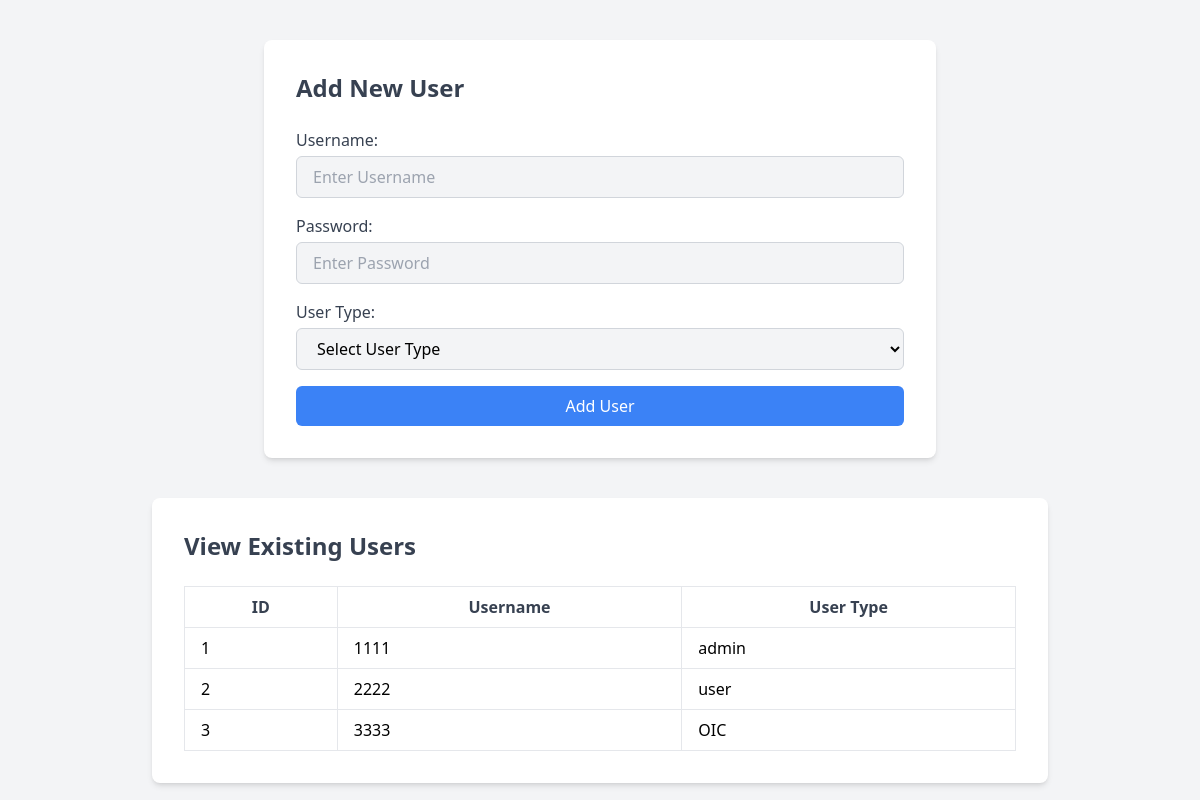
The page /admin/addUsers.php on the database its author committed.
### tables this page shows
CREATE TABLE `users` (
  `id` int(11) NOT NULL,
  `username` varchar(100) NOT NULL,
  `password` varchar(100) NOT NULL,
  `user_type` varchar(50) NOT NULL
);

### admin/addUsers.php (the view, shortened to what this page needs)
<?php
include '../dbconnect.php';
?>
<!DOCTYPE html>
<html lang="en">
<head>
    <script src="https://cdn.tailwindcss.com"></script>
</head>
<body class="bg-gray-100">
    <div class="max-w-2xl mx-auto mt-10 bg-white p-8 rounded-lg shadow-md">
        <h2 class="text-2xl font-semibold text-gray-700 mb-6">Add New User</h2>
        <form method="POST" action="" class="space-y-4">
            <div>
                <label for="username" class="block text-gray-700 font-medium">Username:</label>
                <input type="text" name="username" required class="mt-1 block w-full px-4 py-2 bg-gray-100 border border-gray-300 rounded-md focus:ring focus:ring-blue-200" placeholder="Enter Username">
            </div>
            <div>
                <label for="password" class="block text-gray-700 font-medium">Password:</label>
                <input type="password" name="password" required class="mt-1 block w-full px-4 py-2 bg-gray-100 border border-gray-300 rounded-md focus:ring focus:ring-blue-200" placeholder="Enter Password">
            </div>
            <div>
                <label for="user_type" class="block text-gray-700 font-medium">User Type:</label>
                <select name="user_type" required class="mt-1 block w-full px-4 py-2 bg-gray-100 border border-gray-300 rounded-md focus:ring focus:ring-blue-200">
                    <option value="">Select User Type</option>
                </select>
            </div>
            <div>
                <input type="submit" value="Add User" class="w-full px-4 py-2 text-white bg-blue-500 rounded-md hover:bg-blue-600 focus:outline-none focus:ring-2 focus:ring-blue-200">
            </div>
        </form>
    </div>
    <div class="max-w-4xl mx-auto mt-10 bg-white p-8 rounded-lg shadow-md">
        <h2 class="text-2xl font-semibold text-gray-700 mb-6">View Existing Users</h2>
        <table class="min-w-full bg-white border border-gray-300">
            <thead>
                <tr>
                    <th class="border px-4 py-2 text-gray-700">ID</th>
                    <th class="border px-4 py-2 text-gray-700">Username</th>
                    <th class="border px-4 py-2 text-gray-700">User Type</th>
                </tr>
            </thead>
            <tbody>
                <?php
                $sql = "SELECT id, username, user_type FROM users";
                $result = $conn->query($sql);
                if ($result->num_rows > 0) {
                    while ($row = $result->fetch_assoc()) {
                        echo "<tr>
                                <td class='border px-4 py-2'>" . $row['id'] . "</td>
                                <td class='border px-4 py-2'>" . $row['username'] . "</td>
                                <td class='border px-4 py-2'>" . $row['user_type'] . "</td>
                              </tr>";
                    }
                } else {
                    echo "<tr><td colspan='3' class='border px-4 py-2 text-center'>No users found</td></tr>";
                }
                ?>
            </tbody>
        </table>
    </div>
</body>
</html>

### rows shown on the page
users: id "1", username "1111", user_type "admin"
users: id "2", username "2222", user_type "user"
users: id "3", username "3333", user_type "OIC"
